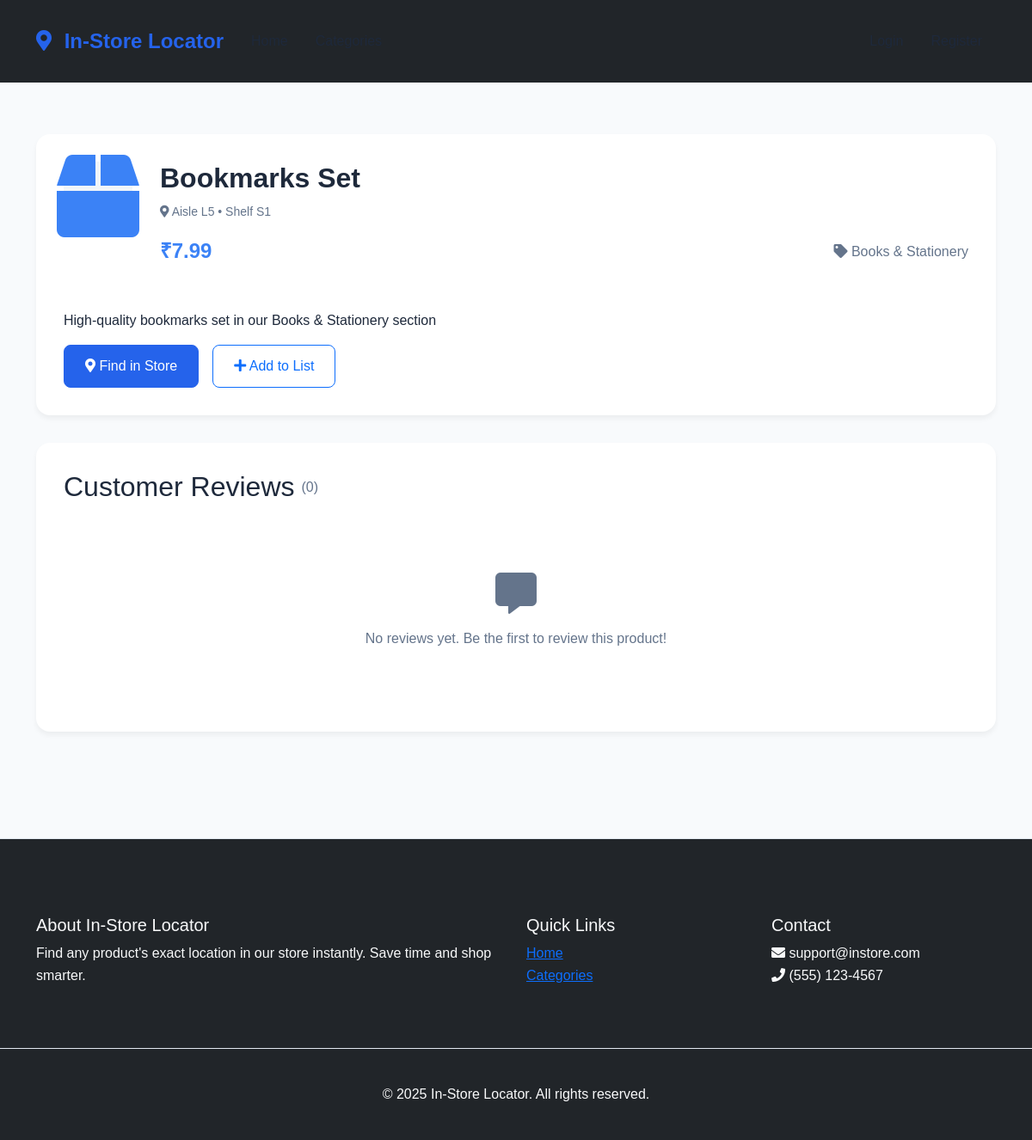
The page /product/149/ on the database its author committed.
### store/models.py (models this page shows, shortened)
class Product(models.Model):
    name = models.CharField(max_length=200)
    description = models.TextField()
    price = models.DecimalField(max_digits=10, decimal_places=2)
    category = models.ForeignKey(Category, on_delete=models.CASCADE)
    aisle = models.CharField(max_length=10)
    shelf = models.CharField(max_length=10)
    stock = models.IntegerField(default=100)
    created_at = models.DateTimeField(auto_now_add=True)

class Category(models.Model):
    name = models.CharField(max_length=100)
    description = models.TextField()
    icon = models.CharField(max_length=50, default='box')
    class Meta:
        verbose_name_plural = "Categories"

### store/views.py (the view)
# urls.py: path('product/<int:product_id>/', views.product_detail, name='product_detail'),
def product_detail(request, product_id):
    product = get_object_or_404(Product, id=product_id)
    reviews = Review.objects.filter(product=product).order_by('-created_at')
    average_rating = reviews.aggregate(Avg('rating'))['rating__avg'] or 0
    in_list = False
    if request.user.is_authenticated:
        in_list = ShoppingList.objects.filter(user=request.user, product=product).exists()
    context = {
        'product': product,
        'reviews': reviews,
        'average_rating': average_rating,
        'in_list': in_list,
    }
    return render(request, 'store/product_detail.html', context)

### store/templates/store/product_detail.html (shortened to what this page needs)
{% extends 'store/base.html' %}
{% load static %}
{% block content %}
<section class="product-detail-section">
    <div class="container">
        <div class="product-card" data-aos="fade-up">
            <div class="product-header">
                <div class="product-icon">
                    <i class="fas fa-{{ product.category.icon }} fa-2x"></i>
                </div>
                <div class="product-info">
                    <h1 class="product-title">{{ product.name }}</h1>
                    <p class="product-location">
                        <i class="fas fa-map-marker-alt"></i>
                        Aisle {{ product.aisle }} • Shelf {{ product.shelf }}
                    </p>
                    <div class="product-meta">
                        <span class="product-price">₹{{ product.price }}</span>
                        <span class="product-category">
                            <i class="fas fa-tag"></i> {{ product.category.name }}
                        </span>
                    </div>
                </div>
            </div>
            <div class="product-description">
                <p>{{ product.description }}</p>
            </div>
            <div class="product-actions">
                <button class="btn btn-primary find-product" data-product-id="{{ product.id }}">
                    <i class="fas fa-map-marker-alt"></i> Find in Store
                </button>
                {% if user.is_authenticated %}
                    <button class="btn btn-outline-primary toggle-list"
                            data-product-id="{{ product.id }}"
                            data-in-list="{{ in_list|lower }}">
                        <i class="fas {% if in_list %}fa-check{% else %}fa-plus{% endif %}"></i>
                        {% if in_list %}In List{% else %}Add to List{% endif %}
                    </button>
                {% else %}
                    <a href="{% url 'login' %}?next={{ request.path }}" class="btn btn-outline-primary">
                        <i class="fas fa-plus"></i> Add to List
                    </a>
                {% endif %}
            </div>
        </div>
        <div class="reviews-section" data-aos="fade-up">
            <h2 class="section-title">
                Customer Reviews
                <span class="review-count">({{ reviews.count }})</span>
            </h2>
            {% if reviews %}
                <div class="reviews-summary">
                    <div class="average-rating">
                        <div class="rating-number">{{ average_rating|floatformat:1 }}</div>
                        <div class="rating-stars">
                            {% for i in "12345"|make_list %}
                                <i class="fas fa-star {% if forloop.counter <= average_rating %}filled{% endif %}"></i>
                            {% endfor %}
                        </div>
                        <div class="rating-text">Based on {{ reviews.count }} review{{ reviews.count|pluralize }}</div>
                    </div>
                </div>
                <div class="reviews-list">
                    {% for review in reviews %}
                    <div class="review-card" data-aos="fade-up">
                        <div class="review-header">
                            <div class="reviewer-info">
                                <div class="reviewer-avatar">
                                    <i class="fas fa-user"></i>
                                </div>
                                <div class="reviewer-details">
                                    <h3 class="reviewer-name">{{ review.user.username }}</h3>
                                    <div class="review-date">{{ review.created_at|date:"F j, Y" }}</div>
                                </div>
                            </div>
                            <div class="review-rating">
                                {% for i in "12345"|make_list %}
                                    <i class="fas fa-star {% if forloop.counter <= review.rating %}filled{% endif %}"></i>
                                {% endfor %}
                            </div>
                        </div>
                        <div class="review-content">
                            {{ review.comment }}
                        </div>
                    </div>
                    {% endfor %}
                </div>
            {% else %}
                <div class="no-reviews">
                    <i class="fas fa-comment-alt"></i>
                    <p>No reviews yet. Be the first to review this product!</p>
                </div>
            {% endif %}
        </div>
    </div>
</section>
{% endblock %}

### store/static/store/css/style.css (style rules this page uses)
:root { --primary-color: #2563eb; --secondary-color: #3b82f6; --accent-color: #f97316; --background-color: #f8fafc; --text-color: #1e293b; --light-text: #64748b; --border-color: #e2e8f0; --success-color: #22c55e; --warning-color: #f59e0b; --error-color: #ef4444; }
* { margin: 0; padding: 0; box-sizing: border-box; }
body { font-family: 'Outfit', sans-serif; background-color: var(--background-color); color: var(--text-color); line-height: 1.6; }
.btn { padding: 0.75rem 1.5rem; border-radius: 0.5rem; font-weight: 500; transition: all 0.3s ease; }
.btn-primary { background-color: var(--primary-color); border-color: var(--primary-color); }
.product-card { background: white; border-radius: 1rem; overflow: hidden; transition: all 0.3s ease; }
.product-icon { font-size: 3rem; color: var(--primary-color); }
.product-title { font-size: 1.25rem; font-weight: 600; margin-bottom: 1rem; color: var(--text-color); }
.product-meta { display: flex; justify-content: space-between; align-items: center; margin-bottom: 1.5rem; }
.product-price { font-size: 1.5rem; font-weight: 700; color: var(--primary-color); }
.product-location { color: var(--light-text); font-size: 0.875rem; }
.product-actions { display: flex; gap: 1rem; }

### store/templates/store/product_detail.html (style rules this page uses)
.product-detail-section { padding: 60px 0; background: #f8fafc; }
.product-card { background: white; border-radius: 1rem; box-shadow: 0 4px 6px rgba(0, 0, 0, 0.05); padding: 2rem; margin-bottom: 2rem; }
.product-header { display: flex; gap: 2rem; margin-bottom: 1.5rem; }
.product-icon { width: 80px; height: 80px; background: #f1f5f9; border-radius: 1rem; display: flex; align-items: center; justify-content: center; color: #3b82f6; }
.product-info { flex: 1; }
.product-title { margin: 0; font-size: 2rem; color: #1e293b; }
.product-location { color: #64748b; margin: 0.5rem 0; }
.product-meta { display: flex; gap: 1rem; margin-top: 1rem; }
.product-price { font-size: 1.5rem; font-weight: 600; color: #3b82f6; }
.product-category { color: #64748b; }
.reviews-section { background: white; border-radius: 1rem; box-shadow: 0 4px 6px rgba(0, 0, 0, 0.05); padding: 2rem; }
.section-title { margin: 0 0 2rem; color: #1e293b; display: flex; align-items: center; gap: 0.5rem; }
.review-count { color: #64748b; font-size: 1rem; font-weight: normal; }
.no-reviews { text-align: center; padding: 3rem; color: #64748b; }
.no-reviews i { font-size: 3rem; margin-bottom: 1rem; }

### rows shown on the page
Product: name "Bookmarks Set", aisle "L5", shelf "S1", price "7.99", category.name "Books & Stationery", description "High-quality bookmarks set in our Books & Stationery section"

### other values the page prints
{{ reviews.count }} "0"
